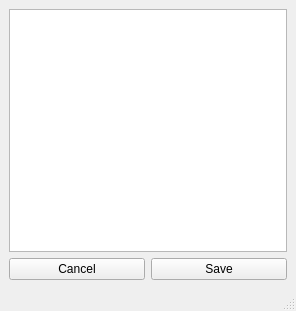
<?xml version="1.0" encoding="UTF-8"?>
<ui version="4.0">
 <class>MainWindow</class>
 <widget class="QMainWindow" name="MainWindow">
  <property name="windowModality">
   <enum>Qt::NonModal</enum>
  </property>
  <property name="geometry">
   <rect>
    <x>0</x>
    <y>0</y>
    <width>296</width>
    <height>311</height>
   </rect>
  </property>
  <property name="windowTitle">
   <string>Preamble Editor</string>
  </property>
  <widget class="QWidget" name="centralwidget">
   <layout class="QGridLayout" name="gridLayout">
    <item row="1" column="0">
     <widget class="QPushButton" name="cancelButton">
      <property name="text">
       <string>Cancel</string>
      </property>
      <property name="autoDefault">
       <bool>false</bool>
      </property>
     </widget>
    </item>
    <item row="1" column="1">
     <widget class="QPushButton" name="saveButton">
      <property name="text">
       <string>Save</string>
      </property>
     </widget>
    </item>
    <item row="0" column="0" colspan="2">
     <widget class="QTextEdit" name="preambleTextEdit"/>
    </item>
   </layout>
  </widget>
  <widget class="QMenuBar" name="menubar">
   <property name="geometry">
    <rect>
     <x>0</x>
     <y>0</y>
     <width>296</width>
     <height>26</height>
    </rect>
   </property>
  </widget>
  <widget class="QStatusBar" name="statusbar"/>
 </widget>
 <resources/>
 <connections/>
</ui>
